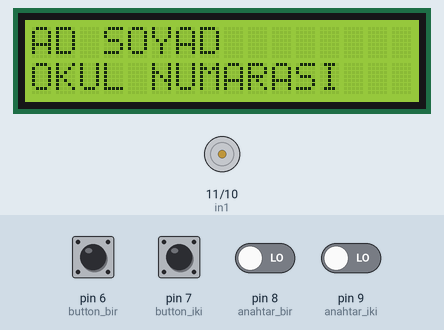
A sketch run on a simulated Arduino Uno, built with avr-gcc and run on an emulated ATmega328P. Shown: 16×2 character LCD, motor-driver pin pairs drawn as motors (green arrow = first pin HIGH = forward, orange = second pin HIGH = backward, longer = more drive). Inputs (shaded band) come from the test bench; at power-on: pin 6 (button_bir), pin 7 (button_iki), pin 8 (anahtar_bir), pin 9 (anahtar_iki) LOW.

Above: at 1.2 s.
1.3 s: pin 6 (button_bir) pulled HIGH for 1 s
At 2.4 s:
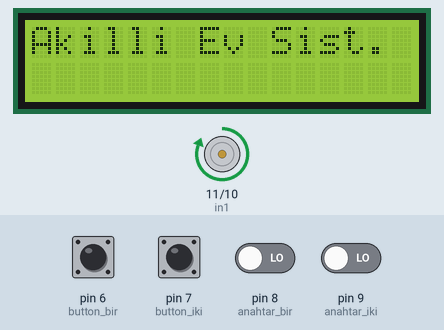
3.8 s: pin 8 (anahtar_bir) driven HIGH
At 4.7 s:
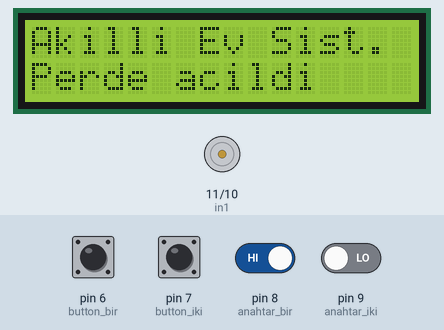
5.3 s: pin 7 (button_iki) pulled HIGH for 0.15 s
At 5.8 s:
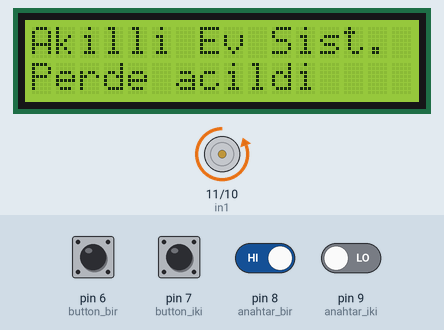
6.9 s: pin 9 (anahtar_iki) driven HIGH
At 8.1 s:
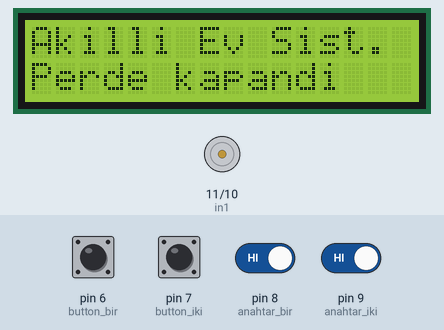
8.4 s: pin 6 (button_bir) pulled HIGH for 0.15 s
At 9.4 s:
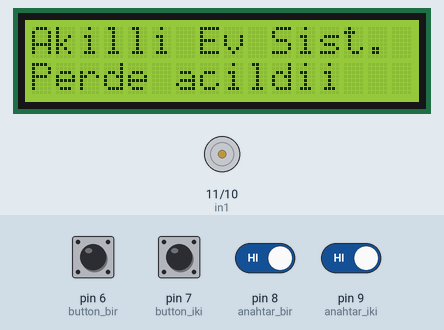
10.0 s: pin 7 (button_iki) pulled HIGH for 1 s
At 10.6 s:
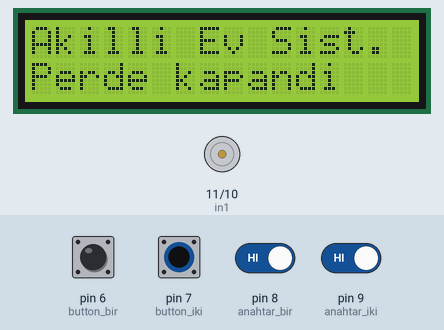
Timing chart, 0 to 13.0 s (numbered marks = the images above; inputs shaded):
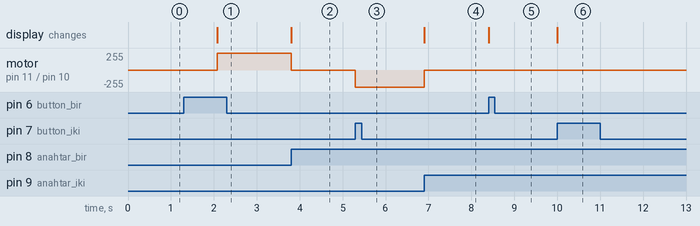

The sketch:

arduino_ev_perde_control.ino
```cpp
#include <LiquidCrystal.h>
LiquidCrystal lcd(13, 12, 5, 4, 3, 2);

//MOTOR SÜRÜCÜ PİN ATAMALARI
const int in1 = 11;
const int in2 = 10;

//BUTTON PİN ATAMALARI
int button_bir = 6;
int button_iki = 7;

//ANAHTAR PİN ATAMALARI
int anahtar_bir = 8;
int anahtar_iki = 9;

bool ilk_defa_start_mi = true;
void setup() {
  Serial.begin(9600);

  lcd.begin(16, 2);

  pinMode(in1, OUTPUT);
  pinMode(in2, OUTPUT);

//İLK KURULUMDA MOTOR DURDURULDU.
  digitalWrite(in1, LOW);
  digitalWrite(in2, LOW);

}

void loop() {

  if(ilk_defa_start_mi) //SİSTEM İLK DEFA AÇILIYOR MU KONTROLÜ YAPILACAK
  {
    ilk_defa_start_mi = false;

    lcd.clear();
    lcd.setCursor(0, 0);
    lcd.print("AD SOYAD");
    lcd.setCursor(0, 1);
    lcd.print("OKUL NUMARASI");

    delay(2000);

    lcd.clear();
    lcd.home();
    lcd.print("Akilli Ev Sist.");
    lcd.setCursor(0, 0);
  }

  //BUTON DURUMLARI KONTROL EDİLECEK
  int button_bir_durum = digitalRead(button_bir);
  int button_iki_durum = digitalRead(button_iki);


  if(button_bir_durum)
  {
    //PERDE AÇILMAK ÜZERE HAREKETE GEÇİCEK
    digitalWrite(in1, HIGH);
    digitalWrite(in2, LOW);

    while(true)
    {
      //ANAHTAR DURUMU KONTROL EDİLECEK
      int anahtar_bir_durum = digitalRead(anahtar_bir);

      if(anahtar_bir_durum)
      {
        //PERDE TAM AÇILDI İSE MOTOR DURDURULACAK VE EKRANA YAZI YAZDIRILACAK.
        digitalWrite(in1, LOW);
        digitalWrite(in2, LOW);

        lcd.setCursor(0, 1);
        lcd.print("Perde acildi");

        break;

      }
    }

  }
  else if(button_iki_durum)
  {
    //PERDE KAPANMAK ÜZERE HAREKETE GEÇİCEK
    digitalWrite(in1, LOW);
    digitalWrite(in2, HIGH);

    while(true)
    {
      //ANAHTAR DURUMU KONTROL EDİLECEK
      int anahtar_iki_durum = digitalRead(anahtar_iki);

      if(anahtar_iki_durum)
      {
        //PERDE TAM KAPANDI İSE MOTOR DURDURULACAK VE EKRANA YAZI YAZDIRILACAK.
        digitalWrite(in1, LOW);
        digitalWrite(in2, LOW);

        lcd.setCursor(0, 1);
        lcd.print("Perde kapandi");

        break;
      }
    }
  }

}
```

Measured:
- after the input at 1.3 s, motor on pin 11 (in1) / pin 10 (in2): stopped → forward 255/255 after 0.77 s
- after the input at 3.8 s, motor on pin 11 (in1) / pin 10 (in2): forward 255/255 → stopped at once; the display: changes at once (image 2)
- after the input at 5.3 s, motor on pin 11 (in1) / pin 10 (in2): stopped → backward 255/255 at once
- after the input at 6.9 s, motor on pin 11 (in1) / pin 10 (in2): backward 255/255 → stopped at once; the display: changes at once (image 4)
- after the input at 8.4 s, the display: changes at once (image 5)
- after the input at 10.0 s, the display: changes at once (image 6)
